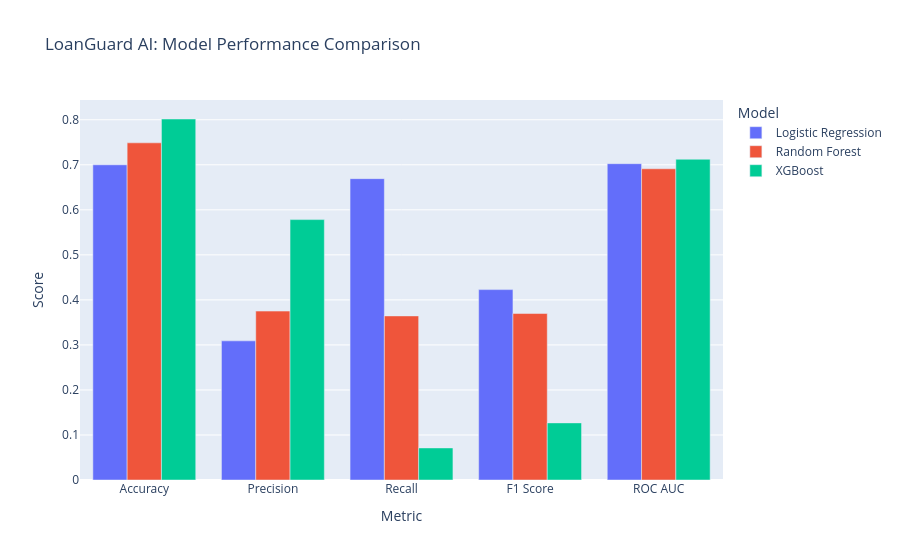

The notebook cell this image was saved under:
### Code cell
import plotly.express as px

results_long = results.melt(
    id_vars="Model",
    var_name="Metric",
    value_name="Score"
)

fig = px.bar(
    results_long,
    x="Metric",
    y="Score",
    color="Model",
    barmode="group",
    title="LoanGuard AI: Model Performance Comparison"
)

fig.show()

### Figure 1 — Plotly figure (JSON) as saved in the notebook; plotly's stock layout.template omitted (floating-point values rounded to 4 significant figures)
{"data": [{"alignmentgroup": "True", "hovertemplate": "Model=Logistic Regression<br>Metric=%{x}<br>Score=%{y}<extra></extra>", "legendgroup": "Logistic Regression", "marker": {"color": "#636efa", "pattern": {"shape": ""}}, "name": "Logistic Regression", "offsetgroup": "Logistic Regression", "orientation": "v", "showlegend": true, "textposition": "auto", "type": "bar", "x": ["Accuracy", "Precision", "Recall", "F1 Score", "ROC AUC"], "xaxis": "x", "y": [0.7, 0.309, 0.6692, 0.4228, 0.7025], "yaxis": "y"}, {"alignmentgroup": "True", "hovertemplate": "Model=Random Forest<br>Metric=%{x}<br>Score=%{y}<extra></extra>", "legendgroup": "Random Forest", "marker": {"color": "#EF553B", "pattern": {"shape": ""}}, "name": "Random Forest", "offsetgroup": "Random Forest", "orientation": "v", "showlegend": true, "textposition": "auto", "type": "bar", "x": ["Accuracy", "Precision", "Recall", "F1 Score", "ROC AUC"], "xaxis": "x", "y": [0.7488, 0.3751, 0.3644, 0.3697, 0.6912], "yaxis": "y"}, {"alignmentgroup": "True", "hovertemplate": "Model=XGBoost<br>Metric=%{x}<br>Score=%{y}<extra></extra>", "legendgroup": "XGBoost", "marker": {"color": "#00cc96", "pattern": {"shape": ""}}, "name": "XGBoost", "offsetgroup": "XGBoost", "orientation": "v", "showlegend": true, "textposition": "auto", "type": "bar", "x": ["Accuracy", "Precision", "Recall", "F1 Score", "ROC AUC"], "xaxis": "x", "y": [0.8017, 0.5783, 0.07123, 0.1268, 0.7123], "yaxis": "y"}], "layout": {"barmode": "group", "legend": {"title": {"text": "Model"}, "tracegroupgap": 0}, "title": {"text": "LoanGuard AI: Model Performance Comparison"}, "xaxis": {"anchor": "y", "domain": [0, 1], "title": {"text": "Metric"}}, "yaxis": {"anchor": "x", "domain": [0, 1], "title": {"text": "Score"}}}}
